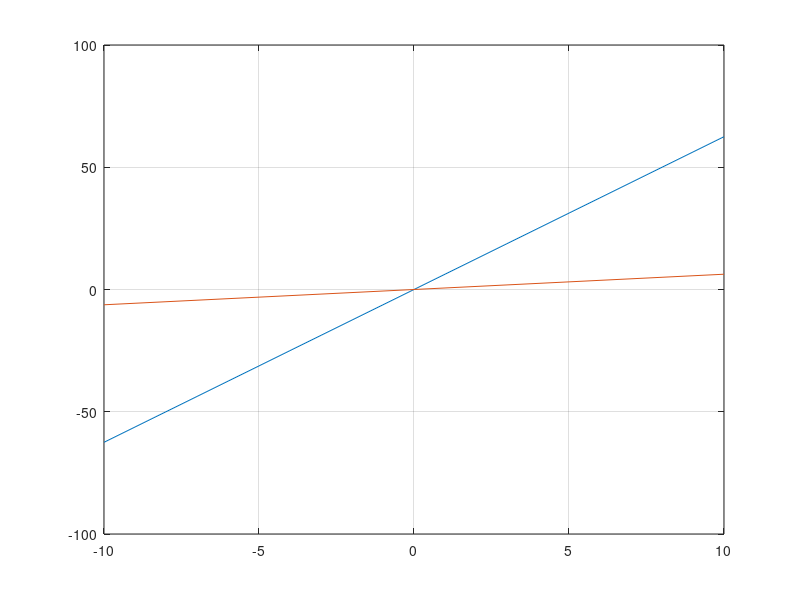
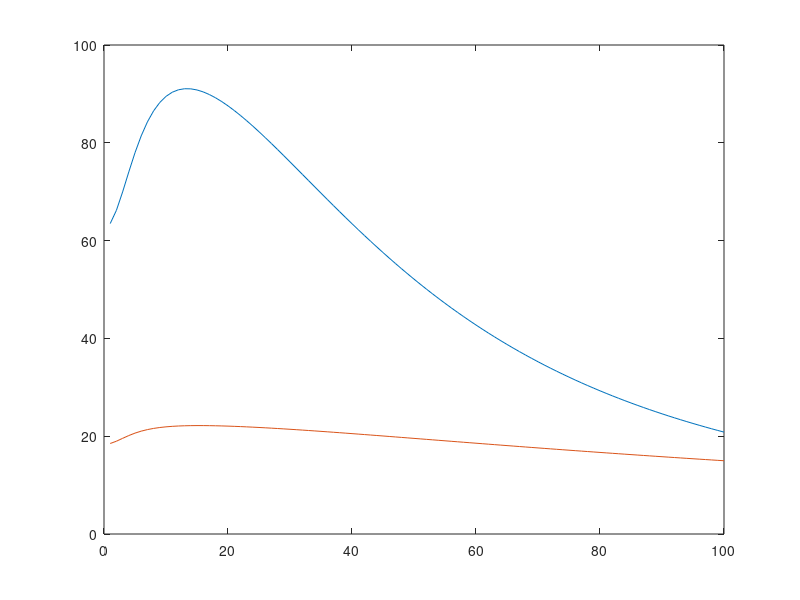

Write MATLAB code to recreate these figures, in order. (Note: this script raises an error after producing the figures.)
R1 = 1;
C = 0.25;
R2=2;
L = 0.2;
R3 = 10;
alpha = 100;
R4 = 0.1;
R0 = 1000;
Cmat =[ 0 0 0 0 0 0 0 0 0;
        0 0 0 0 0 0 0 0 0;
        0 0 0 0 0 0 0 0 0;
        0 0 0 0 0 0 0 0 0;
        0 0 0 -L 0 0 0 0 0;
        0 0 0 0 0 0 0 0 0;
        0 0 0 0 0 0 0 0 0;
        0 0 0 0 0 -C 0 0 C;
        0 0 0 0 0 0 0 0 0;];

G =[-1    R0   0    0     0   0   0   0   0;
    -1/R4 -1 1/R4   0     0   0   0   0   0;
    0      0  -1   alpha  0   0   0   0   0;
    0      0   0   -1   1/R3  0   0   0   0;
    0      0   0    0    -1   1   0   0   0;
    0      0   0    0     0  -1   R2  0   0;
    0      0   0   -1     0   0  -1   1   0;
    0      0   0    0     0 -1/R1 0  -1 1/R1 ;
    0      0   0    0     0   0   0   0   1];
  
% V = [V0;I5;V4;I3;V3;V2;I2;I1;V1];
Vin = -10:1:10;
V0 = zeros(1,21);
V3 = zeros(1,21);
for a = 1:21
    F = [0 0 0 0 0 0 0 0 Vin(a)];
    V = G\F'; 
    V0(a) = V(1);
    V3(a) = V(5);
end
figure(1)
plot(Vin,V0);
hold on;
plot(Vin,V3);
hold off;
grid on;

omega = 1:100;
Vout = zeros(1,100);
gain = zeros(1,100);
for w = 1:100
    F = [0 0 0 0 0 0 0 0 10];
    Vmat = (G+1i.*w.*Cmat)\F'; 
    Vout(w) = Vmat(1);
    gain(w) = Vmat(1)/(10);
end

figure(2)
plot(omega, Vout);
hold on;
plot(omega,10*log(gain));
hold off;
Cvector = 0.05*randn(1,1000);
gain1 = zeros(1,1000);

for d = 1:1000
    Cmat(8,6) = -abs(Cvector(d));
    Cmat(8,9) = abs(Cvector(d));    
    Vmatrix = (G+1i.*pi.*Cmat)\F'; 
    gain1(d) = abs(Vmatrix(1))/(10);
end


figure(3)
% histogram(Cvector);
% hold on;
histogram(gain1);
% hold off;